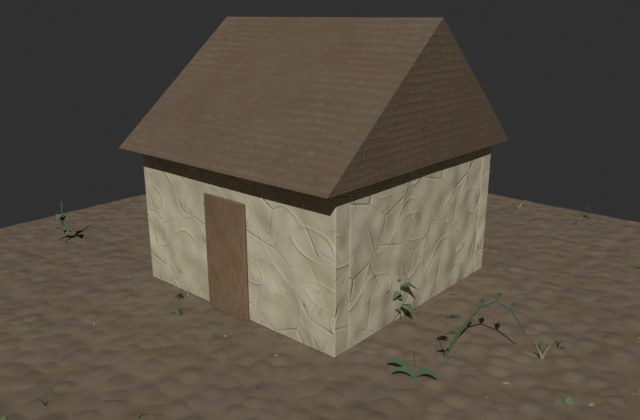
#> input picture austerity-explainer/working-files/session-scratch/plugin-work/kit/pic_hut_displaced.jpg, 640 x 420 px, given in place of plain_colour.png, which was not available
$ python layer_tests.py 100
#> lines starting #> are read from the running program, lines starting #| are printed output that depends on the picture; pictures that were not available may be replaced by others from this repository, and a replacement may not be noted
# What this file does (plain words)
# ------------------------------------------------------------------------------------------------------------------------------
# The tests of the COLOUR AND FADE layer that need only plain pictures from the layer-only recipe (layout + this layer + dark joints):
#   1. TILING (the half-tile test): bake the picture, bake it again with the whole pattern slid by half a tile in both directions, and
#      compare the second picture with the first one rolled by half its size. If the layer repeats exactly at the tile edge, the two
#      are the same picture (a tiny difference is allowed for the edge dots). A WRONG roll is measured too, as the control: it must
#      differ a lot, otherwise the test would pass for any picture. Done for one tile and for a 2 x 2 area (recipe.tiles_across = 2).
#   2. NEW CONTENT in the 2 x 2 area: the picture compared with itself rolled by one base tile must differ a lot (a repeated tile would not).
#   3. INDEPENDENCE of the layer from the others: change this layer's Seed and see that the joints, the slate outlines (the layout) and
#      everything outside the slates stay exactly the same; change the LAYOUT seed and see that the slates change; Amount 0 = a flat
#      picture with no fade (and Height and Roughness exactly 0 inside the slates).
# Use (plain python):  python3 -I layer_tests.py [SIZE]       writes layer_tests_results.json and layer_tests_table.md next to this file.
import json
import os
import subprocess
import sys

import cv2
import numpy as np

HERE = os.path.dirname(os.path.abspath(__file__))
SIZE = int(sys.argv[1]) if len(sys.argv) > 1 else 512
PARTS = sys.argv[2:] or ['tiling', 'independence']          # which tests to run (results of the others are kept from the last run)
OUT = os.path.join(HERE, 'layer_tests_pictures')
BLENDER = ['/home/user/work/blender-app/blender-5.2.2-linux-x64/blender', '-b', '--disable-autoexec', '-t', '2', '--python']
RECIPE = os.path.join(HERE, 'layer_only_recipe.py')
BAKE_TOOLS = os.path.join(HERE, '..', 'bake_tools.py')
P = 'colour_and_fade.'


def bake(name, size, views, base=None, channels='Colour,Height'):
#> called with name = 'tiling_1', size = 100, channels = 'Colour,Height'
    folder = os.path.join(OUT, name)
    subprocess.run(BLENDER + [BAKE_TOOLS, '--', RECIPE, folder, str(size), '4', json.dumps(views), json.dumps(base or {}), channels],
                   check=True, stdout=subprocess.DEVNULL, stderr=subprocess.DEVNULL)
#> (this line was passed over: subprocess is not available in this run)
    return folder


def load(folder, name, kind='colour'):
#> called with name = 'plain', kind = 'colour'
    image = cv2.imread(os.path.join(folder, f'{name}_{kind}.png'), cv2.IMREAD_UNCHANGED).astype(np.float64)
    return image / (65535.0 if image.max() > 255 else 255.0)


def differences(a, b, limit=40 / 255.0):
    delta = np.abs(a - b).max(axis=2)
    return {'mean difference (of 255)': round(float(delta.mean() * 255), 3), 'share of dots over 40 (%)': round(float((delta > limit).mean() * 100), 4)}


def main():
    results_path = os.path.join(HERE, 'layer_tests_results.json')
    results = json.load(open(results_path)) if os.path.exists(results_path) else {}
    # ---- 1. tiling, one tile and 2 x 2
    for tiles in ((1, 2) if 'tiling' in PARTS else ()):
        size = SIZE * tiles
        base = {'recipe.tiles_across': tiles}
        folder = bake(f'tiling_{tiles}', size, {'plain': {}, 'shifted': {'shift': [0.5, 0.5]}, 'plain_mask': {'view': 'mask'}, 'shifted_mask': {'view': 'mask', 'shift': [0.5, 0.5]}}, base)
        plain, shifted = load(folder, 'plain'), load(folder, 'shifted')
#> call 2 of load, with name = 'shifted', kind = 'colour'
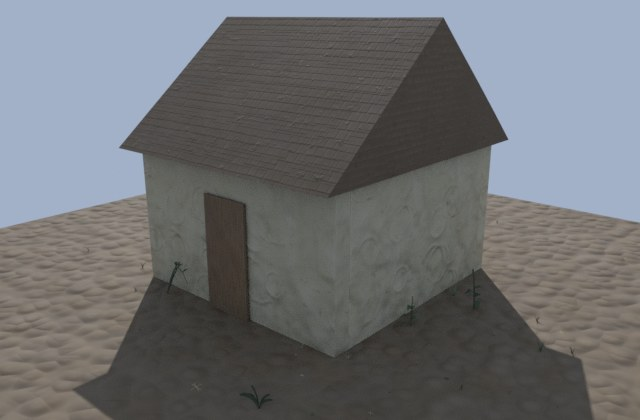
#> input picture austerity-explainer/working-files/session-scratch/plugin-work/kit/pic_hut_finished.jpg, 640 x 420 px, given in place of shifted_colour.png, which was not available
        rolled = np.roll(np.roll(plain, size // 2, axis=0), size // 2, axis=1)
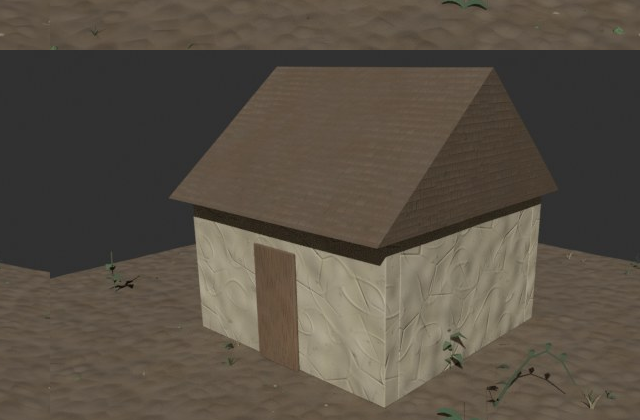
#> rolled: shape (420, 640, 3) float64; mean of channels 0, 1, 2 0.269, 0.312, 0.345; drawn as B, G, R
        wrong = np.roll(plain, size // 2, axis=1)
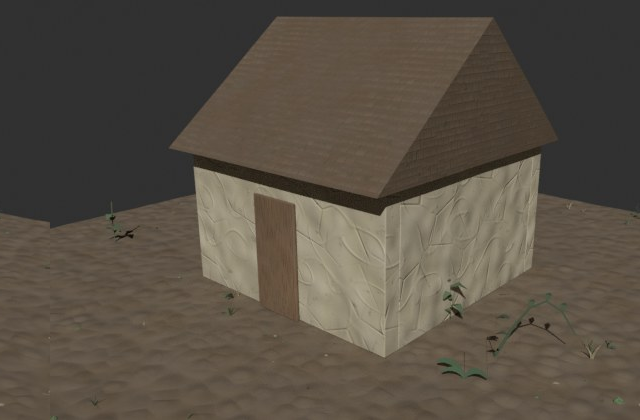
#> wrong: shape (420, 640, 3) float64; mean of channels 0, 1, 2 0.269, 0.312, 0.345; drawn as B, G, R
        mask_plain, mask_shifted = load(folder, 'plain_mask'), load(folder, 'shifted_mask')
        results[f'tiling, tiles_across {tiles}'] = {
            'colour: shifted vs rolled': differences(shifted, rolled), 'colour: WRONG roll (control)': differences(shifted, wrong),
            'fade strength: shifted vs rolled': differences(mask_shifted, np.roll(np.roll(mask_plain, size // 2, axis=0), size // 2, axis=1))}
        delta = np.abs(shifted - rolled).max(axis=2)
        band = np.zeros(delta.shape, bool)                                          # dots within 3 dots of the lines where the ORIGINAL tile edge now sits
        band[:, size // 2 - 3:size // 2 + 3] = True
        band[size // 2 - 3:size // 2 + 3, :] = True
        results[f'tiling, tiles_across {tiles}']['colour: share of dots over 10/255 inside the 6-dot band along the old tile edge vs elsewhere (%)'] = [
            round(float((delta[band] > 10 / 255.0).mean() * 100), 3), round(float((delta[~band] > 10 / 255.0).mean() * 100), 3)]
        if tiles == 2:
            one_tile = plain[:, :, :]
            by_one_tile = np.roll(np.roll(one_tile, size // 2, axis=0), size // 2, axis=1)      # base tile = half of the picture
            results['new content in the 2 x 2 area'] = {'picture vs itself rolled by one base tile (a repeat would be near 0.9)': differences(plain, by_one_tile)}
    if 'independence' in PARTS:
        # ---- 3. independence
        folder = bake('independence', SIZE, {'base': {}, 'seed12': {P + 'seed': 12.0}, 'amount0': {P + 'amount': 0.0}, 'layout_seed2': {'layout.seed': 2.0},
                                            'layout_only': {'view': 'layout_only'}, 'joints': {'view': 'joints'}, 'mask_base': {'view': 'mask'}, 'mask_amount0': {'view': 'mask', P + 'amount': 0.0}},
                      channels='Colour,Height,Roughness')
        base_c = load(folder, 'base')
        mask_picture = load(folder, 'joints')[..., 0]                                          # LAYOUT's piece_mask as grey (sRGB-encoded 0..1): 1 on a slate, 0 in a joint
        inside = cv2.erode((mask_picture > 0.99).astype(np.uint8), np.ones((7, 7), np.uint8)).astype(bool)         # slate dots at least 3 dots from a joint
        outside = cv2.erode((mask_picture < 0.01).astype(np.uint8), np.ones((3, 3), np.uint8)).astype(bool)        # joint dots at least 1 dot from a slate
        height_base, height_seed12 = load(folder, 'base', 'height')[..., 0], load(folder, 'seed12', 'height')[..., 0]
        height_layout, height_amount0 = load(folder, 'layout_only', 'height')[..., 0], load(folder, 'amount0', 'height')[..., 0]

        def where(a, b):
            delta = np.abs(a - b).max(axis=2)
            return {'changed inside slates (% of slate dots)': round(float((delta[inside] > 2 / 255.0).mean() * 100), 2),
                    'changed in joints (% of joint dots)': round(float((delta[outside] > 2 / 255.0).mean() * 100), 4)}
        tone_relief = (height_base - height_layout)[inside]
        results['independence'] = {
            'this layer seed 11 -> 12 (colour)': where(base_c, load(folder, 'seed12')),
            'this layer seed 11 -> 12 (height, exact 16 bit): changed in joints (% of joint dots, > 0.0005)': round(float((np.abs(height_base - height_seed12)[outside] > 0.0005).mean() * 100), 4),
            'layout seed 1 -> 2 (the slates move): colour changed in joints (% of the old joint dots)': where(base_c, load(folder, 'layout_seed2'))['changed in joints (% of joint dots)'],
            'the layer\'s own tone relief inside slates (height): lowest / highest / spread': [round(float(tone_relief.min()), 3), round(float(tone_relief.max()), 3), round(float(tone_relief.std()), 3)],
            'amount 0: height minus layout height, largest absolute value (must be 0)': round(float(np.abs(height_amount0 - height_layout).max()), 6),
            'amount 0: roughness, lowest / highest (must both be the base 0.8; the 8-bit picture has a dither of plus or minus 1/255)': [round(float(load(folder, 'amount0', 'roughness').min()), 4), round(float(load(folder, 'amount0', 'roughness').max()), 4)],
            'amount 1: roughness inside slates, lowest / highest': [round(float(load(folder, 'base', 'roughness')[inside].min()), 3), round(float(load(folder, 'base', 'roughness')[inside].max()), 3)],
            'amount 0: fade strength picture, largest value (must be 0; 8-bit dither 0.004)': round(float(load(folder, 'mask_amount0').max()), 4),
        }
        flat = load(folder, 'amount0')
        slate_values = flat[inside].reshape(-1, 3)
        results['independence']['amount 0 (colour): % of slate dots that are not the single flat middle tone'] = round(float((np.abs(slate_values - np.median(slate_values, axis=0)).max(axis=1) > 3 / 255.0).mean() * 100), 3)
    with open(os.path.join(HERE, 'layer_tests_results.json'), 'w') as handle:
        json.dump(results, handle, indent=1)
    lines = ['# COLOUR AND FADE - layer tests (written by layer_tests.py)', '', f'Size {SIZE} dots per base tile (2 x 2 area: {SIZE * 2}).', '']
    for key, value in results.items():
        lines.append(f'## {key}')
        for k, v in value.items():
            lines.append(f'* {k}: {v}')
        lines.append('')
    with open(os.path.join(HERE, 'layer_tests_table.md'), 'w') as handle:
        handle.write('\n'.join(lines))
    print(json.dumps(results, indent=1))


if __name__ == '__main__':
#> (the run stopped early here; a loop or call above may not have finished)
